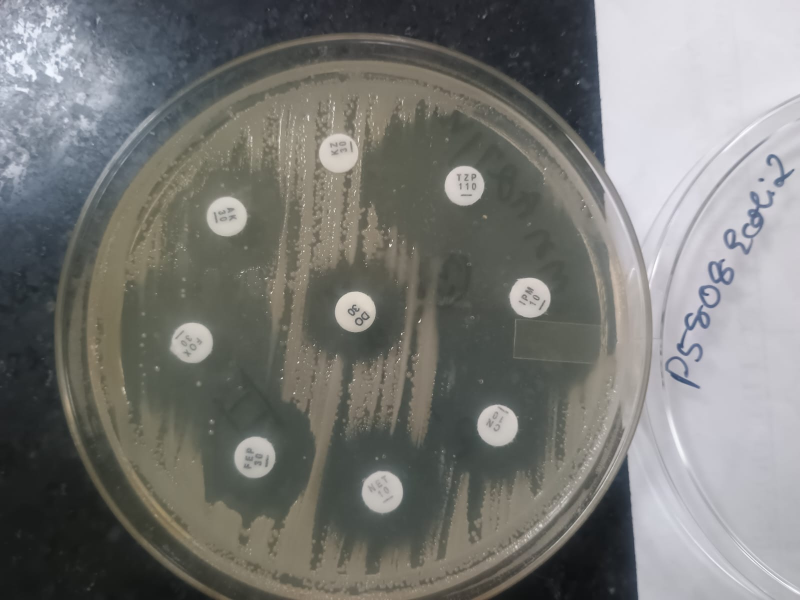
#> input picture Test_Images/custom_plates/WhatsApp Image 2026-02-09 at 6.13.22 AM.jpeg, 1600 x 1200 px (shown at 1/2 size); its folder holds only this picture in this run
$ python -i ocr_classifier.py   (imports and definitions only)
#> lines starting #> are read from the running program, lines starting #| are printed output that depends on the picture; after the words box and inside, x2 and y2 are one past the last pixel; in counts of white or black regions, pixels touching at a corner belong together
### Backend/app/utils/preprocessing.py
import cv2
import numpy as np

# [5 lines left out: function apply_grayscale, not called in this run]

def apply_gaussian_blur(image: np.ndarray, kernel_size: int = 5) -> np.ndarray:
    """Applies Gaussian Blur to reduce noise."""
    return cv2.GaussianBlur(image, (kernel_size, kernel_size), 0)

def apply_clahe(image: np.ndarray, clip_limit: float = 3.0, tile_grid_size: int = 8) -> np.ndarray:
    """
    Applies Contrast Limited Adaptive Histogram Equalization (CLAHE).
    Optimized for AST plates to enhance inhibition zone boundaries.
    """
    clahe = cv2.createCLAHE(clipLimit=clip_limit, tileGridSize=(tile_grid_size, tile_grid_size))
    return clahe.apply(image)

# [61 lines left out: functions apply_adaptive_threshold, preprocess_image, preprocess_plate, not called in this run]

### Backend/app/core/config.py
from __future__ import annotations

import os
from pathlib import Path

from dotenv import load_dotenv

load_dotenv()


def _env_bool(name: str, default: bool) -> bool:
    value = os.getenv(name)
    if value is None:
        return default
    return value.strip().lower() in {"1", "true", "yes", "on"}


class Settings:
    PROJECT_NAME: str = "AST Analyzer Backend"
    API_PREFIX: str = "/api"
    VERSION: str = os.getenv("APP_VERSION", "2.0.0")
    ALGORITHM_VERSION: str = os.getenv("ALGORITHM_VERSION", "zone-measurement-2.0.0")
    CORS_ALLOW_ORIGINS: tuple[str, ...] = tuple(
        origin.strip()
        for origin in os.getenv("CORS_ALLOW_ORIGINS", "*").split(",")
        if origin.strip()
    ) or ("*",)
    HF_API_KEY: str = os.getenv("HF_API_KEY", "")
    OPENAI_API_KEY: str = os.getenv("OPENAI_API_KEY", "")
    USE_HF_VISION: bool = _env_bool("USE_HF_VISION", False)
    USE_OPENAI_VISION: bool = _env_bool("USE_OPENAI_VISION", False)
    MAX_UPLOAD_BYTES: int = int(os.getenv("MAX_UPLOAD_BYTES", str(12 * 1024 * 1024)))
    STORAGE_ROOT: Path = Path(
        os.getenv("STORAGE_ROOT", str(Path(__file__).resolve().parents[2] / "data" / "analysis_runs"))
    )
    OCR_MIN_CONFIDENCE: float = float(os.getenv("OCR_MIN_CONFIDENCE", "0.72"))
    OCR_HIGH_CONFIDENCE: float = float(os.getenv("OCR_HIGH_CONFIDENCE", "0.88"))
    OCR_SUGGESTION_CONFIDENCE: float = float(os.getenv("OCR_SUGGESTION_CONFIDENCE", "0.52"))
    OCR_MIN_MARGIN: float = float(os.getenv("OCR_MIN_MARGIN", "0.12"))
    MEASUREMENT_MIN_CONFIDENCE: float = float(os.getenv("MEASUREMENT_MIN_CONFIDENCE", "0.6"))
    DISC_DIAMETER_MM: float = 6.0
    MAX_DISCS: int = int(os.getenv("MAX_DISCS", "24"))
    ANALYSIS_WORKERS: int = int(os.getenv("ANALYSIS_WORKERS", "2"))
    ANALYSIS_MAX_DIMENSION: int = int(os.getenv("ANALYSIS_MAX_DIMENSION", "1800"))
    ZONE_PLATE_MASK_INSET_RATIO_CIRCLE: float = float(os.getenv("ZONE_PLATE_MASK_INSET_RATIO_CIRCLE", "0.93"))
    ZONE_PLATE_MASK_INSET_RATIO_RECTANGLE: float = float(os.getenv("ZONE_PLATE_MASK_INSET_RATIO_RECTANGLE", "0.965"))


settings = Settings()

### Backend/app/ml/ocr_classifier.py
from __future__ import annotations

import re
from itertools import zip_longest
from typing import Any, Dict, Iterable, List, Sequence, Tuple

import cv2
import numpy as np
import pytesseract

from app.core.config import settings
#> further down, picture is the input picture: shape (1200, 1600, 3); mean B, G, R 117.7, 120.8, 120.3
from app.utils.preprocessing import apply_clahe

ANTIBIOTIC_CODEBOOK: Dict[str, Dict[str, object]] = {
    "P": {"strengths": {10}},
    "AMP": {"strengths": {10}},
    "AM": {"strengths": {10}},
    "AM10": {"strengths": {10}},
    "AMC": {"strengths": {30}},
    "SAM": {"strengths": {20}},
    "TZP": {"strengths": {110}},
    "TPZ": {"strengths": {36, 110}},
    "PIP": {"strengths": {100}},
    "CAZ": {"strengths": {30}},
    "CTX": {"strengths": {30}},
    "CRO": {"strengths": {30}},
    "CEF": {"strengths": {30}},
    "CFM": {"strengths": {5}},
    "CPD": {"strengths": {10}},
    "CFX": {"strengths": {30}},
    "FOX": {"strengths": {30}},
    "FEP": {"strengths": {30}},
    "ATM": {"strengths": {30}},
    "IPM": {"strengths": {10}},
    "MEM": {"strengths": {10}},
    "ETP": {"strengths": {10}},
    "DOR": {"strengths": {10}},
    "GEN": {"strengths": {10}},
    "CN": {"strengths": {10}},
    "AMK": {"strengths": {30}},
    "AK": {"strengths": {30}},
    "TOB": {"strengths": {10}},
    "TOP": {"strengths": {10}},
    "KAN": {"strengths": {30}},
    "STR": {"strengths": {10}},
    "NET": {"strengths": {30}},
    "CIP": {"strengths": {5}},
    "PEF": {"strengths": {5}},
    "NOR": {"strengths": {10}},
    "LEV": {"strengths": {5}},
    "OFX": {"strengths": {5}},
    "NAL": {"strengths": {30}},
    "GAT": {"strengths": {5}},
    "MOX": {"strengths": {5}},
    "TE": {"strengths": {30}},
    "DO": {"strengths": {30}},
    "TGC": {"strengths": {15}},
    "MIN": {"strengths": {30}},
    "ERY": {"strengths": {15}},
    "AZM": {"strengths": {15}},
    "CLR": {"strengths": {15}},
    "VA": {"strengths": {30}},
    "TEC": {"strengths": {30}},
    "SXT": {"strengths": {25}},
    "TMP": {"strengths": {5}},
    "CHL": {"strengths": {30}},
    "CLI": {"strengths": {2}},
    "LZD": {"strengths": {30}},
    "RIF": {"strengths": {5}},
    "FOS": {"strengths": {50, 200}},
    "FF": {"strengths": {200}},
    "MUP": {"strengths": {5, 200}},
    "COL": {"strengths": {10}},
    "POL": {"strengths": {300}},
    "NIT": {"strengths": {300}},
    "FUR": {"strengths": {100}},
    "F100": {"strengths": {100}},
}

STRONG_ALIAS_MAP = {
    "GN": "CN",
    "CIF": "CIP",
    "TOP": "TOB",
}
SOFT_ALIAS_MAP = {
    "IE": "TE",
    "SAN": "SAM",
}

VALID_STRENGTHS = {2, 5, 10, 15, 20, 25, 30, 50, 100, 110, 200, 300}
PSM_CONFIGS: Sequence[Tuple[int, str]] = (
    (6, "--psm 6 --oem 3 -c tessedit_char_whitelist=ABCDEFGHIJKLMNOPQRSTUVWXYZ0123456789"),
    (11, "--psm 11 --oem 3 -c tessedit_char_whitelist=ABCDEFGHIJKLMNOPQRSTUVWXYZ0123456789"),
)
POLAR_PSM_CONFIG: Tuple[int, str] = (
    7,
    "--psm 7 --oem 3 -c tessedit_char_whitelist=ABCDEFGHIJKLMNOPQRSTUVWXYZ0123456789",
)
VARIANT_WEIGHTS = {
    "sharpened": 1.0,
    "blackhat": 1.08,
    "inv_otsu": 1.04,
    "dilate": 1.02,
    "adaptive": 0.98,
    "polar_strip": 1.1,
    "polar_blackhat": 1.14,
}
PSM_WEIGHTS = {6: 1.0, 11: 0.97}
ANGLE_OFFSETS = (-12, 0, 12)
FALLBACK_ANGLES = (0, 45, 90, 135, 180, 225, 270, 315)
PRIMARY_VARIANTS = ("blackhat", "inv_otsu")
SECONDARY_VARIANTS = ("adaptive", "sharpened")
OCR_CHAR_TRANSLATION = str.maketrans(
    {
        "0": "O",
        "1": "I",
        "2": "Z",
        "4": "A",
        "5": "S",
        "6": "G",
        "7": "T",
        "8": "B",
    }
)
STRENGTH_CHAR_TRANSLATION = str.maketrans(
    {
        "O": "0",
        "Q": "0",
        "D": "0",
        "I": "1",
        "L": "1",
        "T": "1",
        "S": "5",
        "B": "8",
    }
)
CONFUSABLE_CHAR_GROUPS = (
    {"O", "Q", "D", "0"},
    {"I", "L", "1", "T"},
    {"S", "5"},
    {"Z", "2"},
    {"B", "8"},
    {"M", "N"},
    {"C", "G"},
    {"V", "Y"},
    {"P", "F"},
)


def _rotate_image(image: np.ndarray, angle: float) -> np.ndarray:
    if angle % 360 == 0:
        return image.copy()
    h, w = image.shape[:2]
    center = (w / 2.0, h / 2.0)
    matrix = cv2.getRotationMatrix2D(center, angle, 1.0)
    return cv2.warpAffine(image, matrix, (w, h), flags=cv2.INTER_LINEAR, borderValue=255)


def _tighten_disc_crop(roi_image: np.ndarray) -> np.ndarray:
    if roi_image.ndim == 3:
        gray = cv2.cvtColor(roi_image, cv2.COLOR_BGR2GRAY)
    else:
        gray = roi_image.copy()
    resized = cv2.resize(gray, (320, 320), interpolation=cv2.INTER_CUBIC)
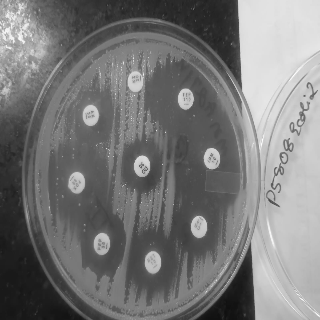
#> resized: shape (320, 320); min 16, max 255, mean 120.2
    denoised = cv2.fastNlMeansDenoising(resized, None, 7, 7, 21)

    bright_mask = cv2.inRange(denoised, 172, 255)
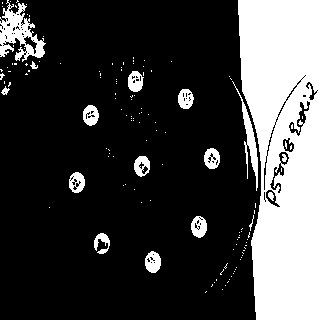
#> bright_mask: shape (320, 320); 25% white; 134 white regions (117 under 20 px), largest, box (x1, y1, x2, y2) and area: (238, 0, 320, 320) 21203, (0, 0, 46, 62) 1303, (232, 81, 258, 191) 574
    bright_mask = cv2.morphologyEx(
        bright_mask,
        cv2.MORPH_CLOSE,
        cv2.getStructuringElement(cv2.MORPH_ELLIPSE, (11, 11)),
    )
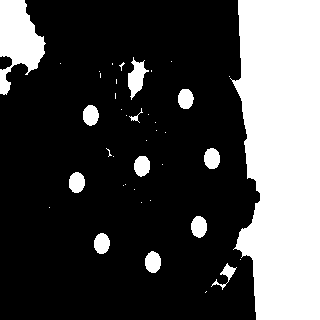
#> bright_mask: shape (320, 320); 28.4% white; 41 white regions (28 under 20 px)
    contours, _ = cv2.findContours(bright_mask, cv2.RETR_EXTERNAL, cv2.CHAIN_APPROX_SIMPLE)
#> contours = 41 contours, 28 with area under 20; largest, box (x1, y1, x2, y2) and area: (230, 0, 320, 320) 23292, (0, 0, 46, 95) 2384, (128, 57, 149, 100) 390, (145, 251, 161, 273) 248, (191, 216, 207, 238) 248
    if not contours:
        return denoised

    contour = max(contours, key=cv2.contourArea)
#> contour = contour of 111 points, box (x1, y1, x2, y2) (230, 0, 320, 320), area 23292
    (cx, cy), radius = cv2.minEnclosingCircle(contour)
#> cx = 278.5; cy = 159.5; radius = 164.6
    if radius <= 4:
        return denoised

    padded_radius = min(radius * 1.12, min(denoised.shape[:2]) / 2.0 - 4.0)
#> padded_radius = 156
    x1 = max(0, int(cx - padded_radius))
#> x1 = 122
    y1 = max(0, int(cy - padded_radius))
#> y1 = 3
    x2 = min(denoised.shape[1], int(cx + padded_radius))
#> x2 = 320
    y2 = min(denoised.shape[0], int(cy + padded_radius))
#> y2 = 315
    cropped = denoised[y1:y2, x1:x2].copy()
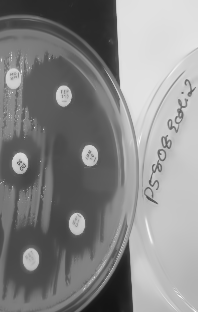
#> cropped: shape (312, 198); min 20, max 252, mean 135.4
    if cropped.size == 0:
        return denoised

    h, w = cropped.shape[:2]
    mask = np.zeros((h, w), dtype=np.uint8)
    circle_center = (int(cx - x1), int(cy - y1))
#> circle_center = (156, 156)
    circle_radius = max(6, int(round(min(padded_radius * 0.98, min(h, w) / 2.0 - 2.0))))
#> circle_radius = 97
    cv2.circle(mask, circle_center, circle_radius, 255, -1)
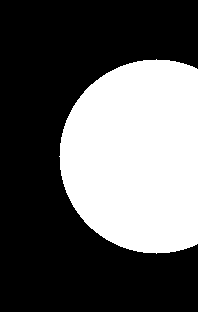
#> mask: shape (312, 198); 36.5% white; 1 white region, box (x1, y1, x2, y2) and area: (59, 59, 198, 254) 22553
    cropped[mask == 0] = 255
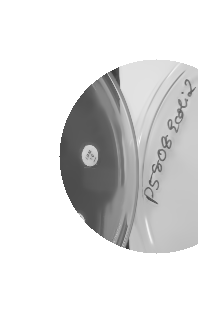
#> cropped: shape (312, 198); min 57, max 255, mean 220.5
    return cv2.resize(cropped, (320, 320), interpolation=cv2.INTER_CUBIC)


def _build_variants(roi_image: np.ndarray) -> Dict[str, np.ndarray]:
    crop = _tighten_disc_crop(roi_image)
    clahe = cv2.createCLAHE(clipLimit=2.5, tileGridSize=(8, 8)).apply(crop)
    blurred = cv2.GaussianBlur(clahe, (3, 3), 0)
    sharpened = cv2.addWeighted(clahe, 1.65, cv2.GaussianBlur(clahe, (0, 0), 1.1), -0.65, 0)

    blackhat_kernel = cv2.getStructuringElement(cv2.MORPH_ELLIPSE, (31, 31))
    blackhat = cv2.morphologyEx(blurred, cv2.MORPH_BLACKHAT, blackhat_kernel)
    blackhat = cv2.normalize(blackhat, None, 0, 255, cv2.NORM_MINMAX)

    _, otsu = cv2.threshold(blackhat, 0, 255, cv2.THRESH_BINARY + cv2.THRESH_OTSU)
#> otsu: shape (320, 320); 4.6% white; 31 white regions (18 under 20 px), largest, box (x1, y1, x2, y2) and area: (165, 69, 225, 256) 1753, (240, 101, 304, 195) 1240, (229, 72, 299, 192) 471
    inv_otsu = cv2.bitwise_not(otsu)
    dilate = cv2.dilate(inv_otsu, np.ones((3, 3), dtype=np.uint8), iterations=1)
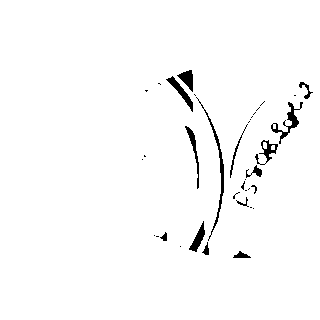
#> dilate: shape (320, 320); 97.9% white; 37 black regions (22 under 20 px), largest, box (x1, y1, x2, y2) and area: (196, 97, 224, 241) 346, (271, 102, 303, 144) 296, (166, 76, 193, 112) 231
    adaptive = cv2.adaptiveThreshold(
        blackhat,
        255,
        cv2.ADAPTIVE_THRESH_GAUSSIAN_C,
        cv2.THRESH_BINARY_INV,
        31,
        4,
    )
#> adaptive: shape (320, 320); 15.4% white; 47 white regions (36 under 20 px), largest, box (x1, y1, x2, y2) and area: (107, 57, 320, 268) 14145, (126, 138, 161, 174) 563, (91, 131, 115, 185) 317

    return {
        "sharpened": sharpened,
        "blackhat": blackhat,
        "inv_otsu": inv_otsu,
        "dilate": dilate,
        "adaptive": adaptive,
    }


def _build_polar_variants(roi_image: np.ndarray) -> Dict[str, np.ndarray]:
    crop = _tighten_disc_crop(roi_image)
    height, width = crop.shape[:2]
    center = (width / 2.0, height / 2.0)
    max_radius = max(8.0, min(height, width) / 2.0 - 2.0)
    polar = cv2.warpPolar(
        crop,
        (int(round(max_radius)), 360),
        center,
        max_radius,
        cv2.WARP_POLAR_LINEAR,
    )
    inner_radius = int(round(max_radius * 0.42))
    outer_radius = int(round(max_radius * 0.96))
    annulus = polar[:, inner_radius:outer_radius]
    if annulus.size == 0:
        return {}

    strip = cv2.transpose(annulus)
    strip = cv2.resize(strip, (720, 140), interpolation=cv2.INTER_CUBIC)
    strip = apply_clahe(strip, clip_limit=2.6)
    blackhat = cv2.morphologyEx(
        strip,
        cv2.MORPH_BLACKHAT,
        cv2.getStructuringElement(cv2.MORPH_RECT, (31, 9)),
    )
    blackhat = cv2.normalize(blackhat, None, 0, 255, cv2.NORM_MINMAX)
    _, thresholded = cv2.threshold(blackhat, 0, 255, cv2.THRESH_BINARY + cv2.THRESH_OTSU)
    strip_variants = {
        "polar_strip": strip,
        "polar_blackhat": cv2.bitwise_not(thresholded),
    }
    return strip_variants


# [13 lines left out: function build_ocr_debug_artifacts, not called in this run]


def _estimate_candidate_angles(blackhat: np.ndarray) -> List[int]:
    percentile = int(np.percentile(blackhat, 97))
    mask = cv2.inRange(blackhat, percentile, 255)
    mask = cv2.morphologyEx(mask, cv2.MORPH_OPEN, np.ones((3, 3), dtype=np.uint8))
    coords = cv2.findNonZero(mask)
    if coords is None or len(coords) < 8:
        return list(FALLBACK_ANGLES)

    rect = cv2.minAreaRect(coords)
    base_angle = float(rect[-1]) % 360.0
    prioritized: List[int] = []
    seen = set()

    def _push(angle_value: float) -> None:
        normalized = int(round(angle_value % 360.0))
        if normalized not in seen:
            seen.add(normalized)
            prioritized.append(normalized)

    for base in (base_angle, base_angle + 90.0, base_angle + 180.0, base_angle + 270.0):
        _push(base)
    for base in (base_angle, base_angle + 180.0):
        for offset in (-10.0, 10.0):
            _push(base + offset)

    return prioritized[:8] if prioritized else list(FALLBACK_ANGLES)


# [49 lines left out: functions _extract_code_tokens, _extract_strengths, not called in this run]


def _is_confusable(left: str, right: str) -> bool:
    return any(left in group and right in group for group in CONFUSABLE_CHAR_GROUPS)


# [82 lines left out: functions _is_ordered_subsequence, _alignment_score, _strength_adjustment, _normalize_observation_text, not called in this run]


def _is_rank_confident_enough(ranked: Sequence[Dict[str, object]]) -> bool:
    if not ranked:
        return False
    top = ranked[0]
    top_score = float(top.get("score", 0.0))
    second_score = float(ranked[1]["score"]) if len(ranked) > 1 else 0.0
    margin = top_score - second_score
    return (
        int(top.get("exact_matches", 0)) > 0
        and (
            top_score >= settings.OCR_HIGH_CONFIDENCE
            or (top_score >= settings.OCR_MIN_CONFIDENCE and margin >= (settings.OCR_MIN_MARGIN * 0.6))
        )
    )


def _collect_ocr_pass(
    observations: List[Dict[str, object]],
    variants: Dict[str, np.ndarray],
    variant_names: Sequence[str],
    angles: Sequence[int],
    psm_configs: Sequence[Tuple[int, str]],
) -> None:
    for variant_name in variant_names:
        variant_image = variants[variant_name]
        for angle in angles:
            rotated = _rotate_image(variant_image, angle)
            for psm, config in psm_configs:
                try:
                    raw_text = pytesseract.image_to_string(rotated, config=config)
                except pytesseract.TesseractError:
                    continue
                raw_text = raw_text.strip()
                if not raw_text:
                    continue

                code_tokens = _extract_code_tokens(raw_text)
                strengths = _extract_strengths(raw_text)
                if not code_tokens and not strengths:
                    continue

                observations.append(
                    {
                        "variant": variant_name,
                        "angle": angle,
                        "psm": psm,
                        "raw_text": raw_text.replace("\n", " | "),
                        "tokens": code_tokens,
                        "strengths": strengths,
                        "normalized_text": _normalize_observation_text(code_tokens, strengths),
                    }
                )


def _ocr_observations(roi_image: np.ndarray) -> List[Dict[str, object]]:
    variants = _build_variants(roi_image)
#> variants = 5 items
#> (the rest of the program and of its run is left out)
